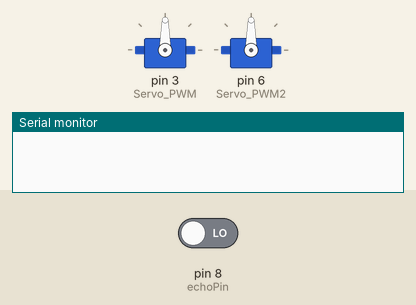
The sketch below on a simulated Arduino Uno, built with avr-gcc and run on an emulated ATmega328P. Parts: 2 × servo, the last lines printed to the serial monitor. The test bench sets the inputs (shaded band); at power-on: pin 8 (echoPin) LOW.

Above: at 0.05 s.
At 5.5 s:
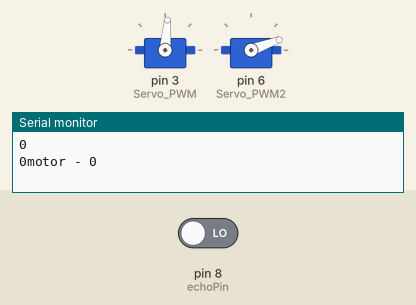
At 11.0 s:
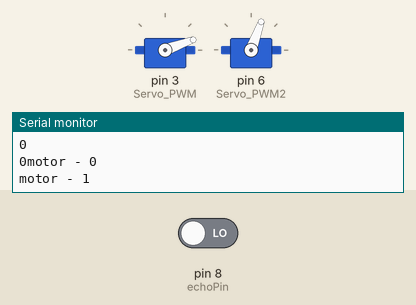
Timing chart, 0 to 14.3 s (numbered marks = the images above):
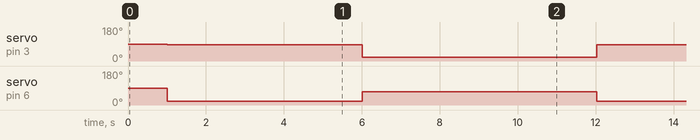

Measured:
- by itself, servo on pin 3 (Servo_PWM): alternates 85° for 5.0 s and 20° for 6.0 s
- by itself, servo on pin 6 (Servo_PWM2): alternates 70° for 6.0 s and 20° for 5.0 s

The sketch:

Namaste_Robot_-_MG995_Servo___Ultrasonic_Sensor.ino
```cpp
/* This example Arduino Sketch controls the complete rotation of
 *  SG995 Servo motor by using its PWM and Pulse width modulation technique
 */

#include <Servo.h> // include servo library to use its related functions
#define Servo_PWM 3 // A descriptive name for D6 pin of Arduino to provide PWM signal
#define Servo_PWM2 6
Servo MG995_Servo;  // Define an instance of of Servo with the name of "MG995_Servo"
Servo MG995_Servo1;

#define echoPin 8 // attach pin D2 Arduino to pin Echo of HC-SR04
#define trigPin 5 //attach pin D3 Arduino to pin Trig of HC-SR04
// defines variables
long duration; // variable for the duration of sound wave travel
int distance; // variable for the distance measurement

void setup() {
  Serial.begin(9600); // Initialize UART with 9600 Baud rate
  MG995_Servo.attach(Servo_PWM);  // Connect D6 of Arduino with PWM signal pin of servo motor
  MG995_Servo1.attach(Servo_PWM2);
  pinMode(trigPin, OUTPUT); // Sets the trigPin as an OUTPUT
  pinMode(echoPin, INPUT); // Sets the echoPin as an INPUT
  Serial.begin(9600); // // Serial Communication is starting with 9600 of baudrate speed
}

void loop() {
   digitalWrite(trigPin, LOW);
  delay(2);

  digitalWrite(trigPin, HIGH);
  delay(10);

  digitalWrite(trigPin, LOW);
  duration = pulseIn(echoPin, HIGH);
  distance = duration * 0.034 / 2;
  Serial.println(distance);

    if (distance < 20) {
      Serial.print(distance);
      MG995_Servo.attach(Servo_PWM);//Always use attach function after detach to re-connect your servo with the board
      MG995_Servo1.attach(Servo_PWM2);
      MG995_Servo.write(85); //Turn clockwise at high speed
      MG995_Servo1.write(20);
      Serial.println("motor - 0");// You can display on the serial the signal value
      delay(3000);
      MG995_Servo.detach();//Stop. You can use deatch function or use write(x), as x is the middle of 0-180 which is 90, but some lack of precision may ch
      MG995_Servo1.detach();
      delay(2000);
      MG995_Servo.attach(Servo_PWM);//Always use attach function after detach to re-connect your servo with the board
      MG995_Servo1.attach(Servo_PWM2);
      Serial.println("motor - 1");//Turn left high speed
      MG995_Servo.write(20);
      MG995_Servo1.write(70);
      delay(3000);
      MG995_Servo.detach();//Stop
      MG995_Servo1.detach();
      delay(2000);
    }
}
```
